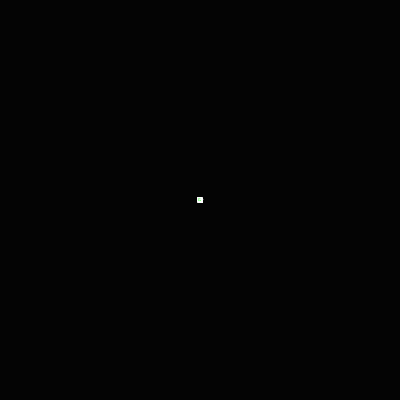
Frame 1 (no input)
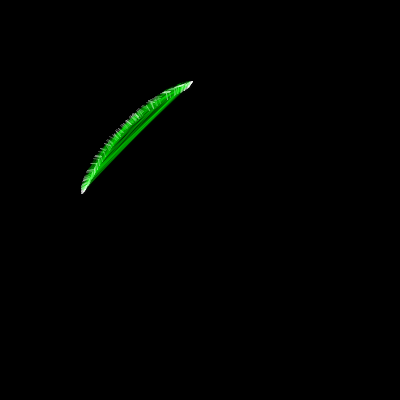
Frame 60 (the mouse pressed at the canvas centre just before this capture)
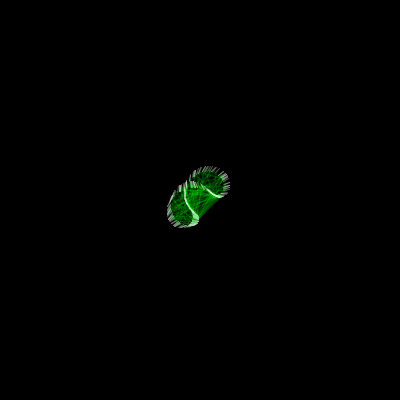
Frame 120 (the mouse held since frame 60 and released just before this capture)

The Processing sketch that drew these frames (run headless with seeded random() and noise(); from frame 60 on, the mouse is pressed at the canvas centre):

// Processing sketch: processing_52259
// ── processing_52259.pde

void setup() {
  size(400, 400);
  smooth();

  bendas = new ArrayList();
  for (int i = 0; i < banyaknya; i ++) {
    float z = TWO_PI * i / banyaknya;
    
    bendas.add(
      new Benda(
        //200 + 50 * cos(z),
        //200 + 50 * sin(z)
        200,200
      )
    );
  }  
}

int banyaknya = 230;

class Benda {
  float x, y;
  float v, a;
  float p;
  float r;
  float dir;
  
  Benda(float x0, float y0) {
    x = x0;
    y = y0;
    
    p = random(0, TWO_PI);
    r = random(10, 40);
    dir = random(-1, 1);
  }
  
  void draw(float t) {
    float px = x;// + r * cos(2 * dir * t + p);
    float py = y;// + r * sin(3 * dir * t + p);
    
    //fill(#ffffff, 80);
    //ellipse(px, py, 5, 5);
    stroke(#ffffff, 80);
    strokeWeight(1);
    line(
      px - 3 * cos(t - p),
      py - 3 * sin(t - p),
      px + 3 * cos(t - p),
      py + 3 * sin(t - p)
    );
  }
  
  void calc(float t) {
    float dx = mouseX - x;
    float dy = mouseY - y;
    
    v = 2;
    a = atan2(dy, dx) + 1. * sin(t + p);
    
    x = x + v * cos(a);
    y = y + v * sin(a);
  }
}

ArrayList bendas;

void draw() {
  float t = (float) millis() / 600;
  
  hapus();
  
  //fill(#ffff00);
  //ellipse(mouseX, mouseY, 20, 20);

  Benda bp = null;
  for (int i = 0; i < bendas.size(); i++) {
    Benda b = (Benda) bendas.get(i);
    
    b.draw(t);
    
    if (bp != null) {
      stroke(#00ff00, 30);
      line(bp.x, bp.y, b.x, b.y);
    }
    
    b.calc(t);
    
    bp = b;
  }  
}

void hapus() {
  fill(#000000, 250);
  noStroke();
  rect(0, 0, width, height);
}                                                                                               
